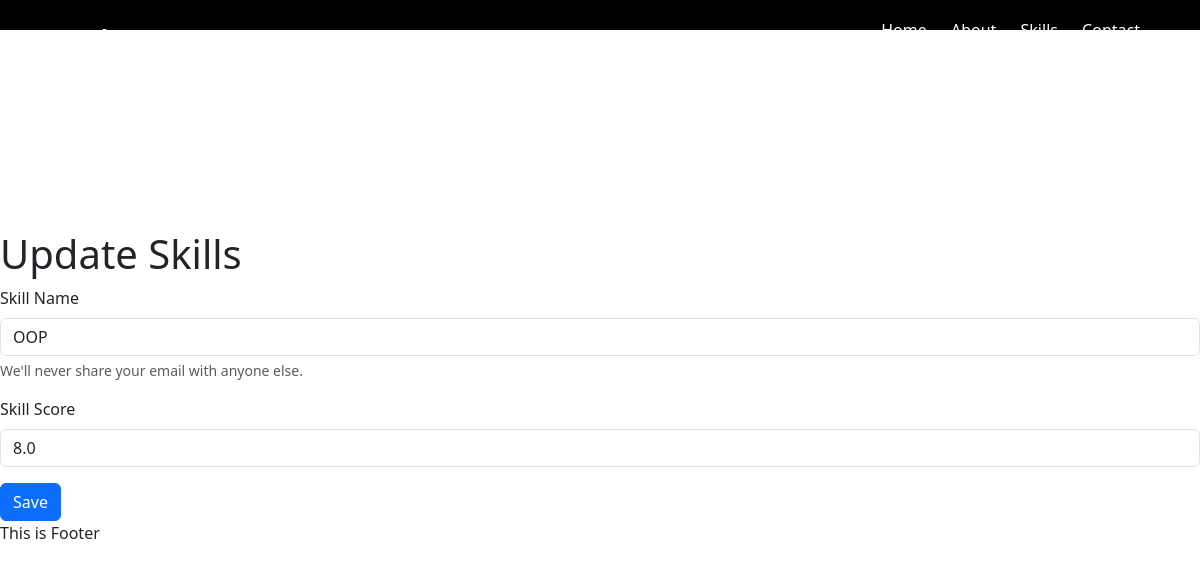
The page /skills/update/1 on the database as committed earlier.
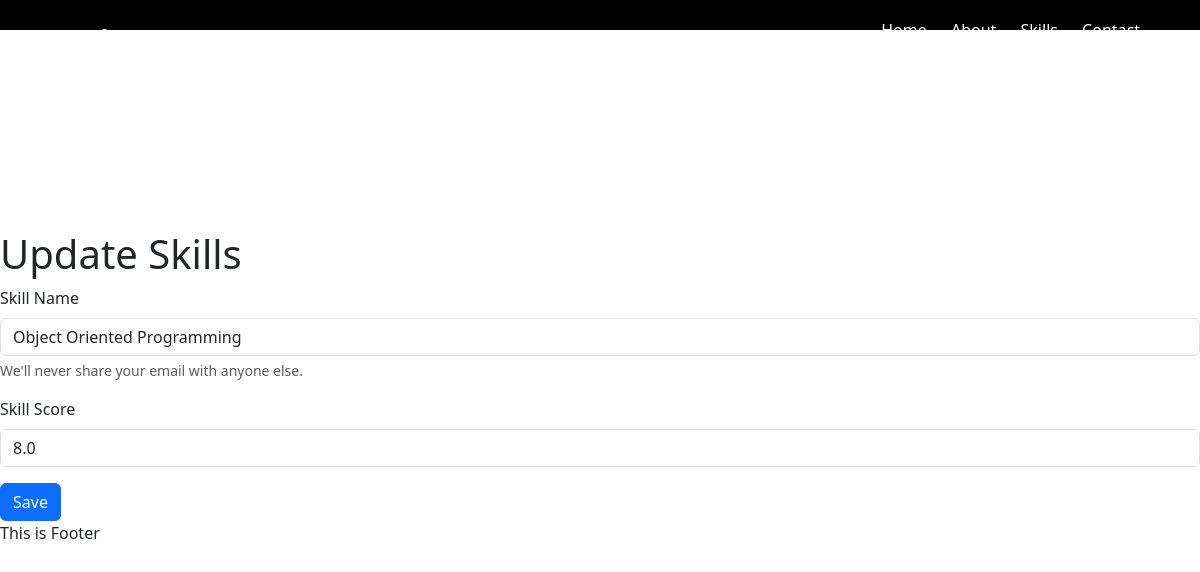
The same page on the database as committed later.
### skill/models.py (models this page shows)
class Skills(models.Model):
    name = models.CharField(max_length=100, null=False, blank=False)
    score = models.FloatField(null=False, blank=False)

### skill/views.py (the view)
# urls.py: path('update/<id>', views.update_skills, name='update_skills'),
def update_skills(request, id):
    skill = Skills.objects.get(id=id)
    context = {"skill": skill}
    return render(request, "skills/update.html", context)

### skill/templates/skills/update.html (shortened to what this page needs)
{% extends 'base.html' %}
{% block content %}
    <h1 style="margin-top: 200px">Update Skills</h1>
    <form method="post" action="{% url 'skill:save_update' %}">
        <div class="mb-3">
            <label for="exampleInputEmail1" class="form-label">Skill Name</label>
            <input type="text" value="{{ skill.name }}" name="name" class="form-control" id="exampleInputEmail1"
                   aria-describedby="emailHelp">
            <div id="emailHelp" class="form-text">We'll never share your email with anyone else.</div>
        </div>
        <div class="mb-3">
            <label for="exampleInputPassword1" class="form-label">Skill Score</label>
            <input type="number" value="{{ skill.score }}" name="score" class="form-control" id="exampleInputPassword1">
        </div>
        <button type="submit" class="btn btn-primary">Save</button>
    </form>
{% endblock %}

Rows that differ between the two databases and show on the page:
changed Skills: name "OOP" → "Object Oriented Programming"
